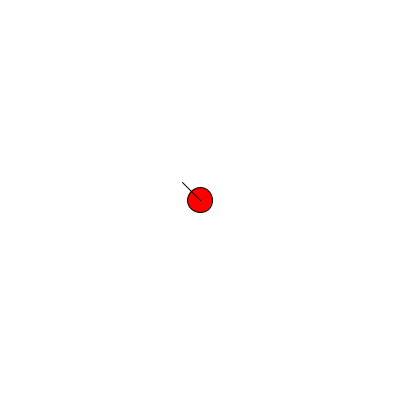
Frame 1 (no input)
Frame 60 (the mouse pressed at the canvas centre just before this capture): identical to frame 1, image omitted
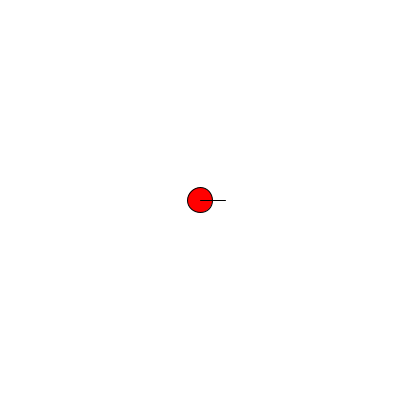
Frame 120 (the mouse held since frame 60 and released just before this capture)

The Processing sketch that drew these frames (run headless with seeded random() and noise(); from frame 60 on, the mouse is pressed at the canvas centre):

// Processing sketch: klsadlkjsfd
// ── klsadlkjsfd.pde
B b;
void setup() {
  size(400,400);
  smooth();
  background(255);
  b = new B(width / 2, height / 2, height / 16);
  
}

void draw() {
  background(255);
  b.facePoint(new PVector(mouseX, mouseY));
  b.update();
  b.draw();
  
}

void mouseClicked() {
  b.update(new PVector(mouseX, mouseY));
  
}

class B {
  PVector pos;
  float radius;
  float facing;
  PVector towards = null;
  PVector towardsUnit = null;
  
  B (float x, float y,  float radius) {
    pos = new PVector(x,y);
    facing = 0;
    this.radius = radius;
  }
  
  void facePoint(PVector p) {
    facing = PVector.sub(p,pos).heading();
  }
  
  void update(PVector p) {
    towards = p.copy();
    towardsUnit = PVector.sub(towards, pos);
    towardsUnit.normalize();
  }
  
  void update() {
    if (towards != null) {
      
      pos.add(towardsUnit);
      if (pos.dist(towards) < 2) {
        towards = null;
        
      }
    }
    
  }
  
  void draw() {
    stroke(0);
    fill(255,0,0);
    ellipse(pos.x, pos.y, radius, radius);
    float xx = pos.x + radius * cos(facing);
    float yy = pos.y + radius * sin(facing);
    line(pos.x, pos.y, xx, yy);
    
  }
}
